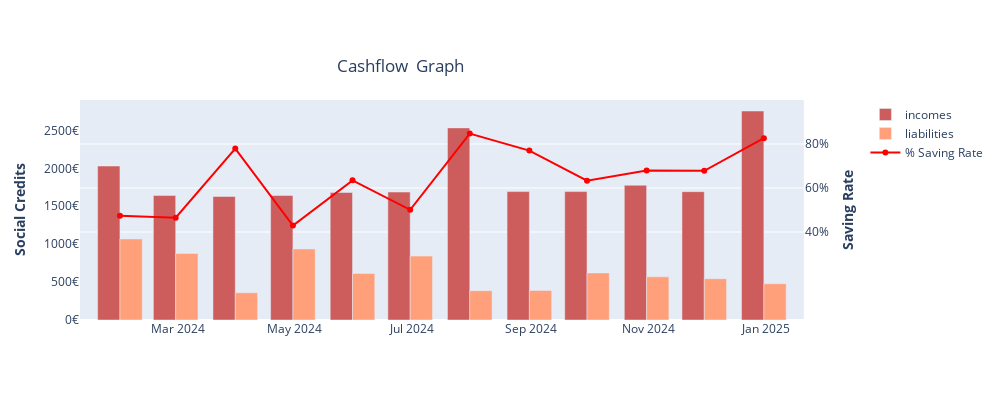

The notebook cell saved with this chart:
### Code cell
fig_cashflow = FinPlot.plot_cashflow(df_m_cashflow)
fig_cashflow.show()

### Figure 1 — Plotly figure (JSON) as saved in the notebook; plotly's stock layout.template omitted (floating-point values rounded to 4 significant figures)
{"data": [{"marker": {"color": "indianred"}, "name": "incomes", "type": "bar", "x": ["2024-01-31T00:00:00", "2024-02-29T00:00:00", "2024-03-31T00:00:00", "2024-04-30T00:00:00", "2024-05-31T00:00:00", "2024-06-30T00:00:00", "2024-07-31T00:00:00", "2024-08-31T00:00:00", "2024-09-30T00:00:00", "2024-10-31T00:00:00", "2024-11-30T00:00:00", "2024-12-31T00:00:00"], "xaxis": "x", "y": [2031, 1642, 1630, 1642, 1682, 1688, 2534.0, 1694, 1694, 1778, 1693, 2757], "yaxis": "y"}, {"marker": {"color": "lightsalmon"}, "name": "liabilities", "type": "bar", "x": ["2024-01-31T00:00:00", "2024-02-29T00:00:00", "2024-03-31T00:00:00", "2024-04-30T00:00:00", "2024-05-31T00:00:00", "2024-06-30T00:00:00", "2024-07-31T00:00:00", "2024-08-31T00:00:00", "2024-09-30T00:00:00", "2024-10-31T00:00:00", "2024-11-30T00:00:00", "2024-12-31T00:00:00"], "xaxis": "x", "y": [1069.0, 878.4, 359.8, 937.0, 614.4, 842.8, 386.7, 389.5, 621.0, 569.5, 544.6, 478.2], "yaxis": "y"}, {"line": {"color": "red"}, "name": "% Saving Rate", "type": "scatter", "x": ["2024-01-31T00:00:00", "2024-02-29T00:00:00", "2024-03-31T00:00:00", "2024-04-30T00:00:00", "2024-05-31T00:00:00", "2024-06-30T00:00:00", "2024-07-31T00:00:00", "2024-08-31T00:00:00", "2024-09-30T00:00:00", "2024-10-31T00:00:00", "2024-11-30T00:00:00", "2024-12-31T00:00:00"], "xaxis": "x", "y": [47.36, 46.51, 77.93, 42.94, 63.47, 50.07, 84.74, 77.0, 63.34, 67.97, 67.83, 82.66], "yaxis": "y2"}], "layout": {"barmode": "group", "height": 400, "title": {"text": "Cashflow  Graph", "x": 0.4, "y": 0.85}, "width": 1000, "xaxis": {"anchor": "y", "domain": [0, 0.94], "tickangle": 0}, "yaxis": {"anchor": "x", "domain": [0, 1], "showgrid": false, "side": "left", "tickmode": "array", "ticktext": ["0€", "500€", "1000€", "1500€", "2000€", "2500€"], "tickvals": [0, 500, 1000, 1500, 2000, 2500], "title": {"text": "<b>Social Credits</b>"}}, "yaxis2": {"anchor": "x", "overlaying": "y", "range": [0, 100], "side": "right", "tickmode": "array", "ticktext": ["40%", "60%", "80%"], "tickvals": [40, 60, 80], "title": {"text": "<b>Saving Rate</b>"}}}}
